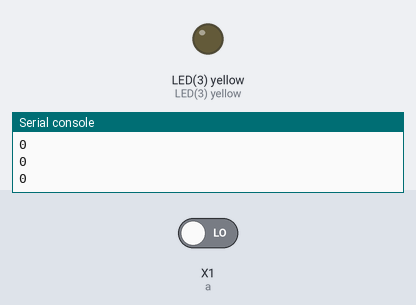
This program was run on a simulated pyboard running MicroPython. Shown: output pins drawn as LEDs (lit = HIGH), the last lines printed to the serial console. The test bench sets the inputs (shaded band); at power-on: X1 (a) LOW. Library files of the repository ran but are not shown: 1 file(s).

Above: at 1.2 s.
1.3 s: X1 (a) driven HIGH
At 2.0 s:
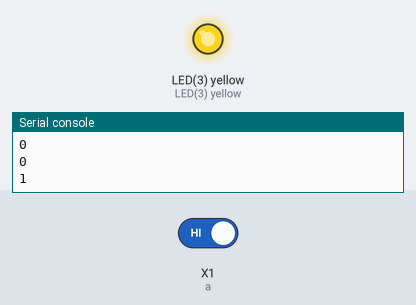
Timing chart, 0 to 4.3 s (numbered marks = the images above; inputs shaded):
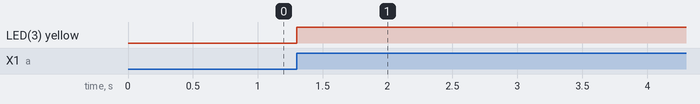

The program:

main.py
```python
# main.py -- put your code here!
import pyb
from pyb import Pin

a = Pin('X1',Pin.IN)
while 1:
    print(a.value())
    if a.value()==1 :
        pyb.LED(3).on()
        pyb.delay(1000)
        pyb.LED(3).off()
```

Measured:
- after the input at 1.3 s, LED(3) yellow: LOW → HIGH at once
